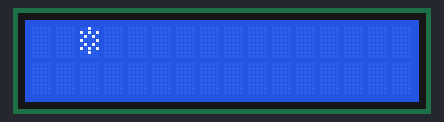
Bench run of a sketch on a simulated Arduino Uno, built with avr-gcc and run on an emulated ATmega328P. Parts: 16×2 character LCD. Random numbers use the default seed unless the sketch sets one; what the sketch prints to the serial monitor is not drawn.

Above: at 0.21 s.
At 0.61 s:
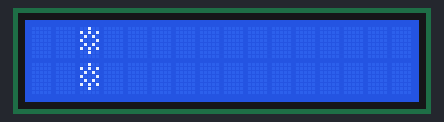

The sketch:

Display_LCD.ino
```cpp
#include <LiquidCrystal.h>

LiquidCrystal lcd(12, 11, 5, 4, 3, 2);
byte customChar[8] = {
  B00100,
  B10101,
  B01010,
  B10001,
  B01010,
  B10101,
  B00100,
  B00000
};

long randNumber;
long ran_1;

void setup() {
  lcd.createChar(0,customChar);
  lcd.begin(16, 2);
  Serial.begin(9600);
  randomSeed(analogRead(0));
  randomSeed(analogRead(1));

}

void loop() {

// change the positions of each charcter randomly
randNumber = random(0,15);
ran_1 = random(0,10);


Serial.println(randNumber);
lcd.setCursor(2,0);
lcd.write(byte(0));
delay(300);
lcd.clear();
delay(100);
lcd.setCursor(2,1);
lcd.write(byte(0));


}
```
